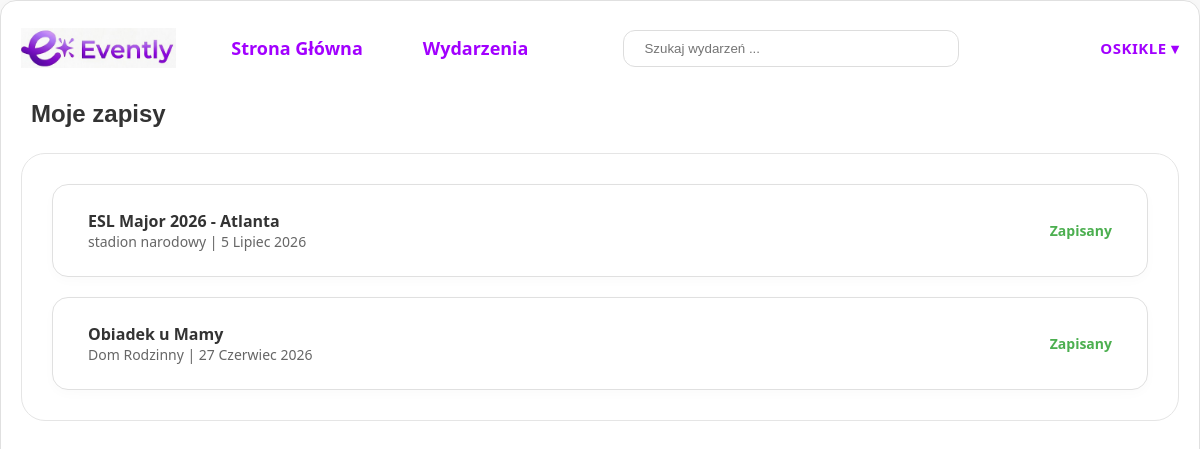
The page /moje-zapisy/ (signed in) on the database as committed earlier.
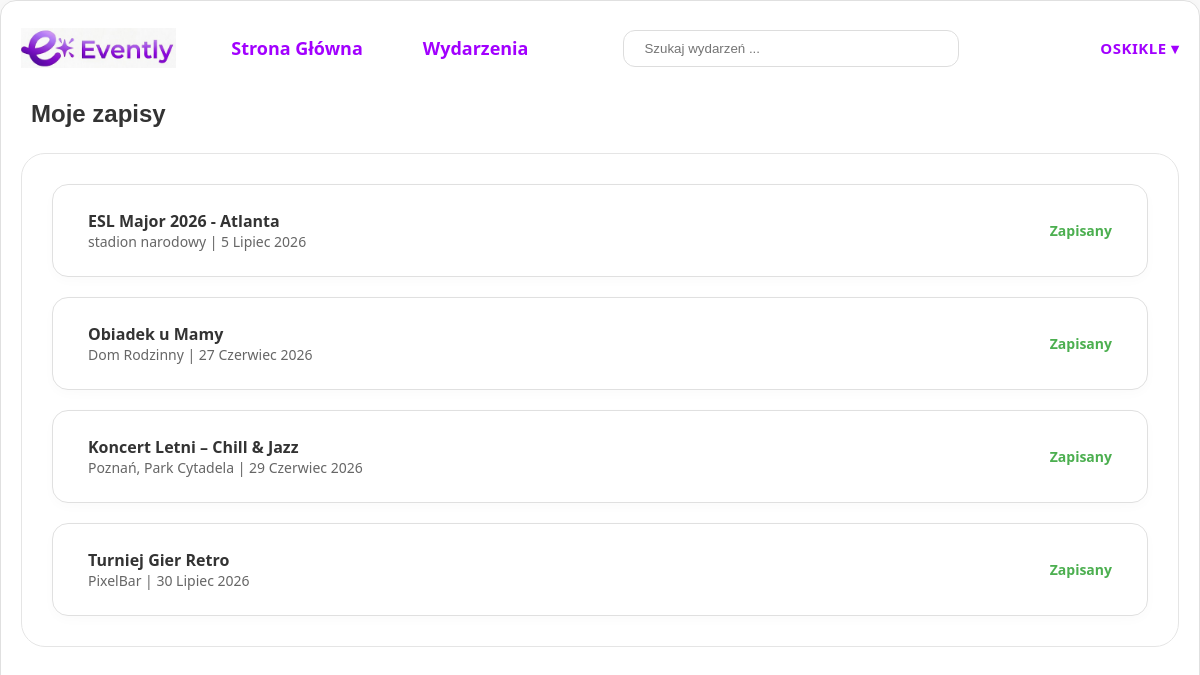
The same page on the database as committed later.
### wydarzenia/models.py (models this page shows, shortened)
class Zapis(models.Model):
    wydarzenie = models.ForeignKey(Wydarzenie, on_delete=models.CASCADE, related_name='zapisy')
    uzytkownik = models.ForeignKey(User, on_delete=models.CASCADE)
    data_zapisu = models.DateTimeField(auto_now_add=True)
    class Meta:
        unique_together = ('wydarzenie', 'uzytkownik')

class Wydarzenie(models.Model):
    nazwa = models.CharField(max_length=200)
    miejsce = models.CharField(max_length=200)
    data = models.DateField()
    organizator = models.CharField(max_length=200)
    opis = models.TextField()
    autor = models.ForeignKey(User, on_delete=models.CASCADE)

### wydarzenia/views.py (the view)
# urls.py: path('moje-zapisy/', views.moje_zapisy, name='moje_zapisy'),
@login_required
def moje_zapisy(request):
    zapisy = Zapis.objects.filter(uzytkownik=request.user)
    return render(request, 'moje_zapisy.html', {'zapisy': zapisy})

### templates/moje_zapisy.html (shortened to what this page needs)
{% load static %}
<!DOCTYPE html>
<html lang="pl">
<head>
    <link rel="stylesheet" href="{% static 'style.css' %}">
</head>
<body>
<div class="app-container">
    <header class="main-header" style="display: flex; justify-content: space-between; align-items: center; width: 100%; padding: 10px 20px; box-sizing: border-box; margin-top: 15px;">
        <div style="display: flex; align-items: center; gap: 40px;">
            <a href="/">
                <img src="{% static 'logo.png' %}" alt="Evently Logo" class="logo-img" style="height: 40px; cursor: pointer;">
            </a>
            <nav class="nav-tabs" style="display: flex; gap: 30px;">
                <a href="/" class="tab-btn">Strona Główna</a>
                <a href="/wydarzenia/" class="tab-btn">Wydarzenia</a>
            </nav>
        </div>
        <div style="flex-grow: 1; max-width: 500px; margin: 0 40px;">
            <form action="{% url 'events' %}" method="GET" style="flex-grow: 1; max-width: 500px; margin: 0 40px;">
    <input type="text" name="q" placeholder="Szukaj wydarzeń ..."
           value="{{ request.GET.q }}"
           class="search-bar"
           style="width: 100%; padding: 10px 20px; border: 1px solid #dddddd; border-radius: 12px; outline: none;">
</form>
        </div>
        <div style="display: flex; align-items: center; min-width: 140px; justify-content: flex-end; position: relative;">
            {% if user.is_authenticated %}
                <div class="user-menu-wrapper" style="position: relative; display: inline-block;">
                    <span id="userMenuBtn" style="font-weight: 700; color: #A200FF; cursor: pointer; padding: 10px 0; display: inline-block; font-size: 15px; letter-spacing: 0.5px; user-select: none;">
                        {{ user.username }} ▾
                    </span>
                </div>
            {% else %}
                <a href="/logowanie/" class="btn-primary" style="text-decoration: none; padding: 10px 24px; border-radius: 12px; color: white; background-color: #A200FF; font-size: 14px; font-weight: 600;">Zaloguj się</a>
            {% endif %}
        </div>
    </header>
    <main style="max-width: 1200px; margin: 0 auto; padding: 20px;">
        <div style="display: flex; justify-content: space-between; align-items: center; margin-bottom: 25px; padding: 0 10px;">
            <h2 style="margin: 0; font-family: sans-serif; font-weight: 700;">Moje zapisy</h2>
        </div>
        <div style="background: white; border: 1px solid #e5e5e5; border-radius: 24px; padding: 30px; display: flex; flex-direction: column; gap: 20px;">
            {% for zapis in zapisy %}
            <div style="display: flex; justify-content: space-between; align-items: center; background: white; border: 1px solid #e0e0e0; border-radius: 16px; padding: 25px 35px; box-shadow: 0 4px 12px rgba(0,0,0,0.02);">
                <div style="flex-grow: 1;">
                    <div style="font-size: 16px; font-weight: 700;">{{ zapis.wydarzenie.nazwa }}</div>
                    <div style="font-size: 14px; color: #666;">{{ zapis.wydarzenie.miejsce }} | {{ zapis.wydarzenie.data|date:"j F Y" }}</div>
                </div>
                <div style="display: flex; gap: 15px; align-items: center;">
                    <span style="color: #4CAF50; font-weight: 600; font-size: 14px;">Zapisany</span>
                </div>
            </div>
            {% empty %}
            <p style="text-align: center; color: #888;">Nie jesteś zapisany na żadne wydarzenie.</p>
            {% endfor %}
        </div>
    </main>
</div>
</body>
</html>

Rows that differ between the two databases and show on the page:
added Zapis: wydarzenie.nazwa "Koncert Letni – Chill & Jazz", wydarzenie.miejsce "Poznań, Park Cytadela", wydarzenie.data "29 Czerwiec 2026"
added Zapis: wydarzenie.nazwa "Turniej Gier Retro", wydarzenie.miejsce "PixelBar", wydarzenie.data "30 Lipiec 2026"
